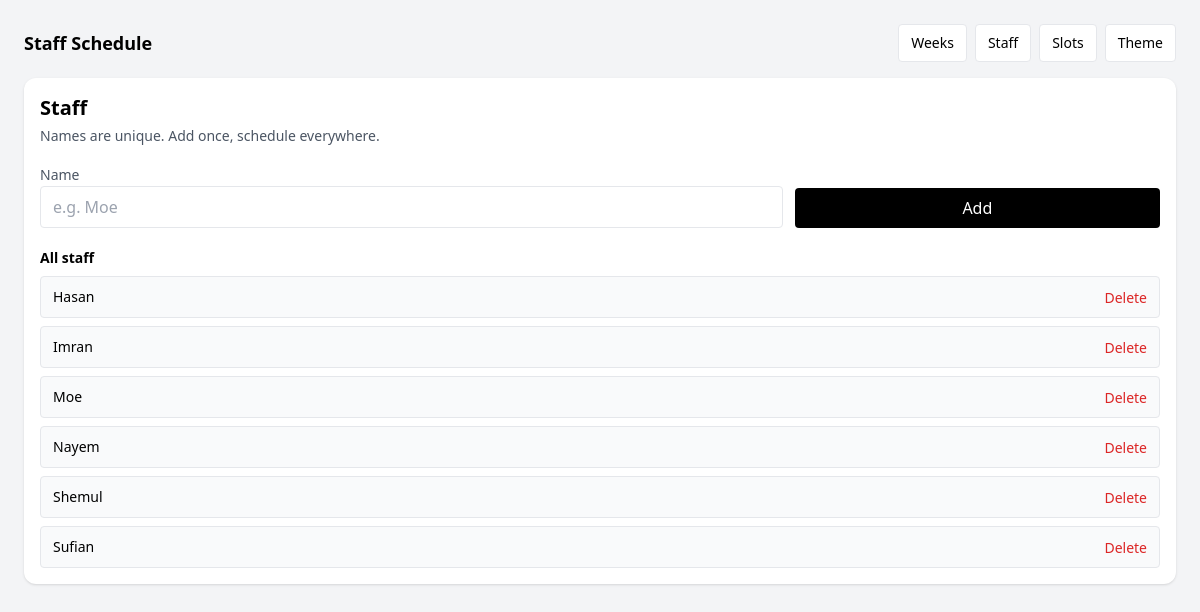
Before: /schedule/staff/ with the older database file.
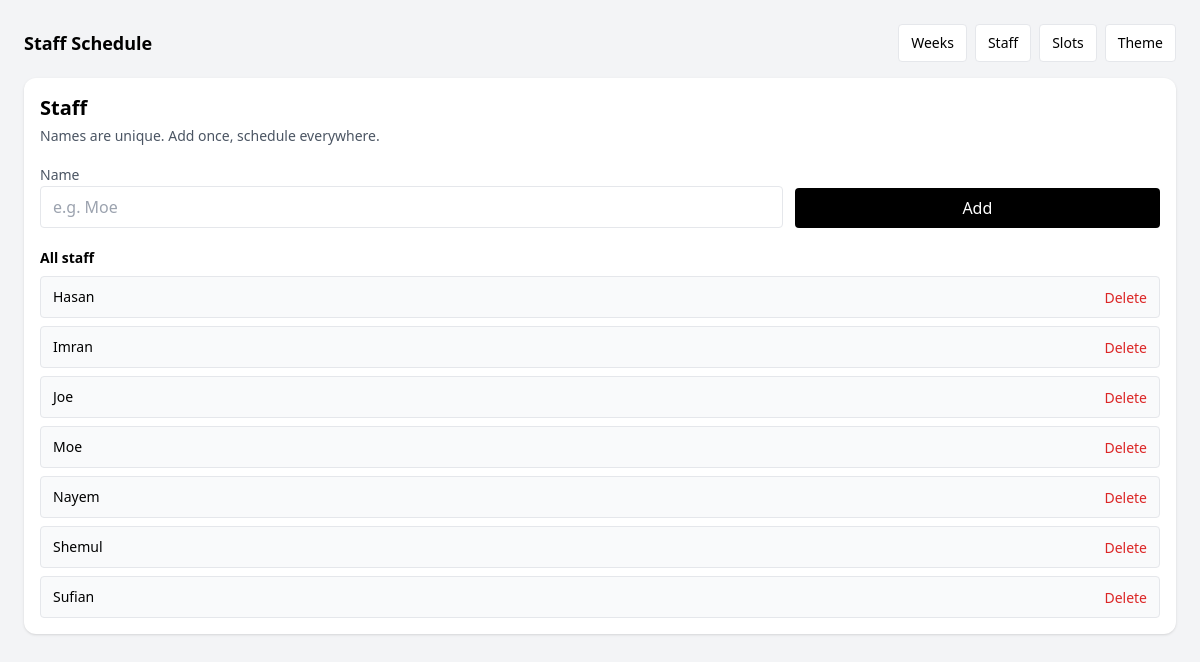
After: the same page with the newer database file.
### scheduling/models.py (models this page shows, shortened)
class Staff(models.Model):
    name = models.CharField(max_length=80, unique=True)
    created_at = models.DateTimeField(default=_now)
    updated_at = models.DateTimeField(default=_now)

### scheduling/views.py (the view, shortened to what this page needs)
# urls.py: path("staff/", views.staff_page, name="staff"),
def staff_page(request):
    error = ""
    staff = Staff.objects.order_by("name")
    return render(request, "scheduling/staff.html", {
        "staff": staff,
        "error": error,
        "theme": _get_theme(),
    })

### scheduling/views.py (called while the page is built)
def _get_theme():
    theme = ScheduleTheme.objects.order_by("id").first()
    if not theme:
        theme = ScheduleTheme.objects.create()
    return theme

### scheduling/templates/scheduling/staff.html (shortened to what this page needs)
{% extends "scheduling/base.html" %}
{% block content %}
<div class="bg-white rounded-xl shadow p-4">
    <h1 class="text-xl font-semibold">Staff</h1>
    <p class="text-sm text-gray-600 mt-1">Names are unique. Add once, schedule everywhere.</p>
    <form method="post" class="mt-4 grid grid-cols-1 sm:grid-cols-3 gap-3 items-end">
        <div class="sm:col-span-2">
            <label class="text-sm text-gray-600">Name</label>
            <input name="name" class="w-full rounded border px-3 py-2" placeholder="e.g. Moe">
        </div>
        <button name="add_staff" value="1" class="rounded bg-black text-white px-4 py-2">
            Add
        </button>
    </form>
    <div class="mt-5">
        <h2 class="font-semibold text-sm">All staff</h2>
        <div class="mt-2 space-y-2">
            {% for s in staff %}
                <div class="flex items-center justify-between rounded border bg-gray-50 px-3 py-2">
                    <div class="text-sm">{{ s.name }}</div>
                    <form method="post" action="/schedule/staff/{{ s.id }}/delete/">
                        <button class="text-sm text-red-600 hover:underline">Delete</button>
                    </form>
                </div>
            {% empty %}
                <div class="text-sm text-gray-500">No staff yet.</div>
            {% endfor %}
        </div>
    </div>
</div>
{% endblock %}

Changed rows visible on the page:
added Staff: name "Joe"
